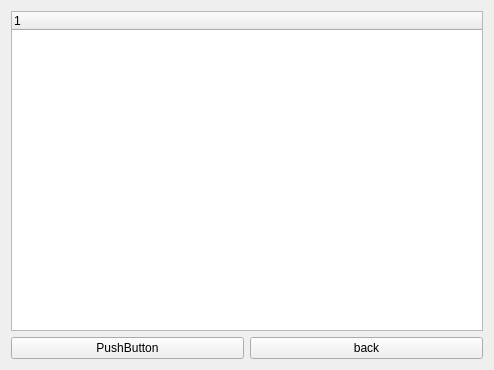
<?xml version="1.0" encoding="UTF-8"?>
<ui version="4.0">
 <class>Usb</class>
 <widget class="QWidget" name="Usb">
  <property name="geometry">
   <rect>
    <x>0</x>
    <y>0</y>
    <width>494</width>
    <height>370</height>
   </rect>
  </property>
  <property name="windowTitle">
   <string>Form</string>
  </property>
  <layout class="QVBoxLayout" name="verticalLayout">
   <item>
    <widget class="QTreeWidget" name="treeWidget">
     <column>
      <property name="text">
       <string notr="true">1</string>
      </property>
     </column>
    </widget>
   </item>
   <item>
    <layout class="QHBoxLayout" name="horizontalLayout">
     <item>
      <widget class="QPushButton" name="pushButton">
       <property name="text">
        <string>PushButton</string>
       </property>
      </widget>
     </item>
     <item>
      <widget class="QPushButton" name="pushButton_2">
       <property name="text">
        <string>back</string>
       </property>
      </widget>
     </item>
    </layout>
   </item>
  </layout>
 </widget>
 <resources/>
 <connections/>
</ui>
